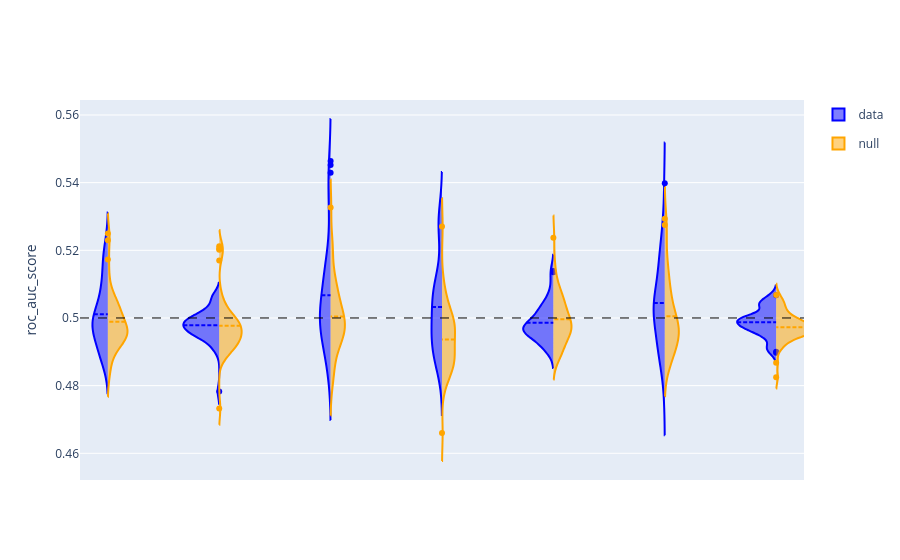

Notebook cell for this chart:
### Markdown cell above
## Child Measures - Physical Fitness and Status

### Code cell
df1 = df_classify[(df_classify['target']=='DX_01_Cat_new_binarize') & 
                  (df_classify['assessment']=='Child Measures') & 
                  (df_classify['domains']=='Physical_Fitness_and_Status')]


visualize.predictive_modeling(df=df1)

### Figure 1 — Plotly figure (JSON) as saved in the notebook; plotly's stock layout.template omitted (floating-point values rounded to 4 significant figures; data arrays with more than 128 entries replaced by an {"elided": "..."} marker saying what was removed)
{"data": [{"box": {"visible": false}, "legendgroup": "data", "line": {"color": "blue"}, "meanline": {"visible": true}, "name": "data", "scalegroup": "data", "side": "negative", "type": "violin", "x": {"elided": "350 str values"}, "y": {"elided": "350 float values"}}, {"box": {"visible": false}, "legendgroup": "null", "line": {"color": "orange"}, "meanline": {"visible": true}, "name": "null", "scalegroup": "null", "side": "positive", "type": "violin", "x": {"elided": "350 str values"}, "y": {"elided": "350 float values"}}], "layout": {"shapes": [{"line": {"color": "black", "dash": "dash", "width": 1}, "type": "line", "x0": 0, "x1": 1, "xref": "x domain", "y0": 0.5, "y1": 0.5, "yref": "y"}], "violingap": 0, "violinmode": "overlay", "xaxis": {"showticklabels": false}, "yaxis": {"title": {"text": "roc_auc_score"}}}}
